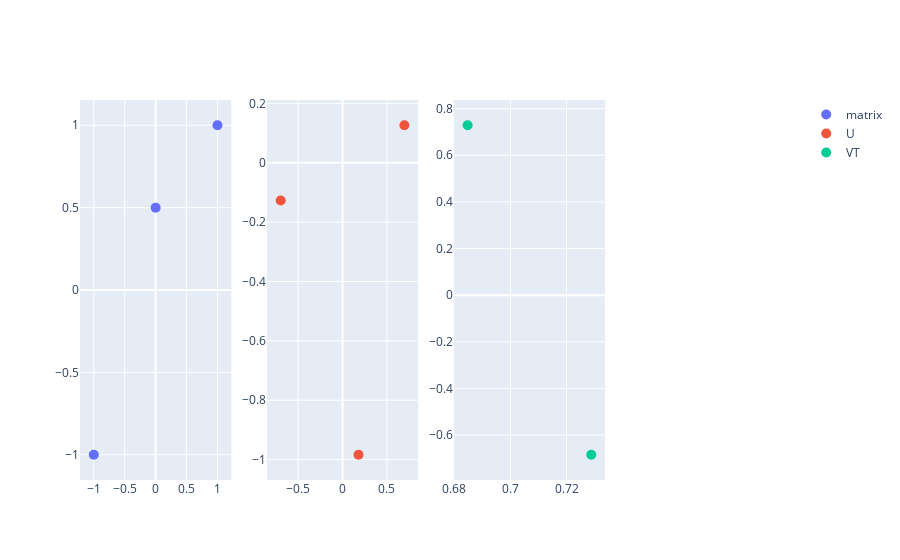

Notebook code cell kept with this figure:
### Code cell
# plot of matrices
import plotly.graph_objects as go
from plotly.subplots import make_subplots


# init plot
fig = make_subplots(
    rows=1, 
    cols=4
)


col = 1
for matrix_name, svd_decomp in dict_svd['A'].items():
    if matrix_name == 's':
        continue
    # matrix
    matrix = svd_decomp

    # plot
    fig.add_trace(
        go.Scatter(
            x=matrix[:, 0],
            y=matrix[:, 1],
            name=matrix_name,
            mode="markers",
            marker_size=10
        ),
    row=1, col=col)

    col += 1

# fig.update_layout(
#     title="Plot of matrices",
#     height=600,
#     width=600,
#     xaxis_range=[-2, 2],
#     yaxis_range=[-2, 2],
# )

fig.show()

### Figure 1 — Plotly figure (JSON) as saved in the notebook; plotly's stock layout.template omitted (floating-point values rounded to 4 significant figures)
{"data": [{"marker": {"size": 10}, "mode": "markers", "name": "matrix", "type": "scatter", "x": [-1, 0, 1], "xaxis": "x", "y": [-1, 0.5, 1], "yaxis": "y"}, {"marker": {"size": 10}, "mode": "markers", "name": "U", "type": "scatter", "x": [-0.6956, 0.1793, 0.6956], "xaxis": "x2", "y": [-0.1268, -0.9838, 0.1268], "yaxis": "y2"}, {"marker": {"size": 10}, "mode": "markers", "name": "VT", "type": "scatter", "x": [0.6847, 0.7288], "xaxis": "x3", "y": [0.7288, -0.6847], "yaxis": "y3"}], "layout": {"xaxis": {"anchor": "y", "domain": [0, 0.2125]}, "xaxis2": {"anchor": "y2", "domain": [0.2625, 0.475]}, "xaxis3": {"anchor": "y3", "domain": [0.525, 0.7375]}, "xaxis4": {"anchor": "y4", "domain": [0.7875, 1]}, "yaxis": {"anchor": "x", "domain": [0, 1]}, "yaxis2": {"anchor": "x2", "domain": [0, 1]}, "yaxis3": {"anchor": "x3", "domain": [0, 1]}, "yaxis4": {"anchor": "x4", "domain": [0, 1]}}}
